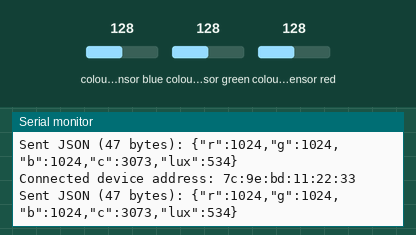
Bench run of a program on a simulated Arduino Uno R4 WiFi. On the bench: the last lines printed to the serial monitor. Inputs (shaded band) come from the test bench; at power-on: colour sensor blue 128, colour sensor green 128, colour sensor red 128. Nothing arrives over Bluetooth unless stated; a phone connects over Bluetooth LE 3 s after start.

Above: at 6.9 s.
7.0 s: colour sensor blue set to 5
At 8.8 s:
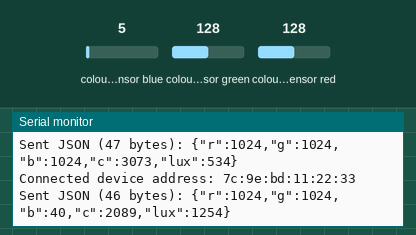
10.4 s: colour sensor green set to 5
At 13.2 s:
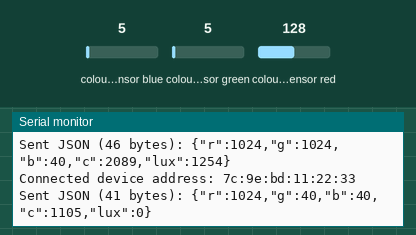
13.8 s: colour sensor red set to 5
At 15.4 s:
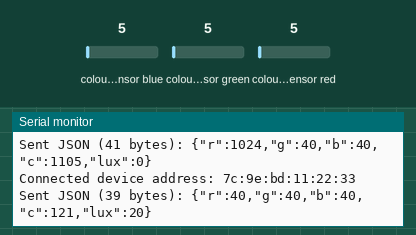
Timing chart, 0 to 16.9 s (numbered marks = the images above; inputs shaded):
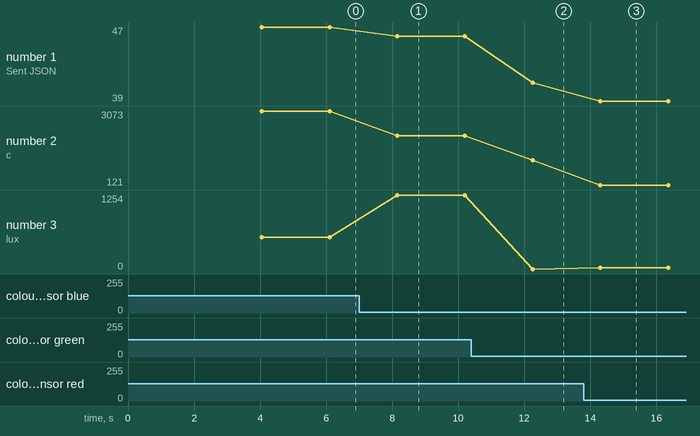

The program:

main.cpp
```cpp
#include <Adafruit_TCS34725.h>
#include <Arduino.h>
#include <ArduinoBLE.h>
#include <ArduinoJson.h>
#include <Wire.h>

BLEService bleColourService("57ef795b-76cf-41f0-96d3-a7fa66c8da76");
// BLE characteristic size: estimate max JSON size and add buffer
// Current JSON worst case: ~55 bytes, using 128 for future expansion
BLEStringCharacteristic bleColourChar("ae38c1be-6615-4461-9074-63b82a5457e4", BLERead | BLENotify, 128);

Adafruit_TCS34725 tcs = Adafruit_TCS34725(TCS34725_INTEGRATIONTIME_24MS, TCS34725_GAIN_1X);

void setup() {
    Serial.begin(9600);

    if (!tcs.begin()) {
        Serial.println("Tcs34725 module not found!");
        while (1);
    }

    while (!BLE.begin()) {
        Serial.println("Starting Bluetooth® Low Energy module failed!");
        while (1);
    }

    BLE.setLocalName("ColorSensor");
    BLE.setAdvertisedService(bleColourService);

    bleColourService.addCharacteristic(bleColourChar);
    BLE.addService(bleColourService);

    BLE.advertise();
    Serial.println("Bluetooth device active, waiting for connections...");
    Serial.println("Found Tcs34725 module");
}

void loop() {
    BLEDevice central = BLE.central();

    if (central && central.connected()) {
        Serial.print("Connected device address: ");
        Serial.println(central.address());

        uint16_t r, g, b, c, lux;
        tcs.getRawData(&r, &g, &b, &c);
        lux = tcs.calculateLux(r, g, b);

        JsonDocument doc;
        doc["r"] = r;
        doc["g"] = g;
        doc["b"] = b;
        doc["c"] = c;
        doc["lux"] = lux;

        String output;
        serializeJson(doc, output);

        // Safety check: warn if JSON is too large
        if (output.length() > 128) {
            Serial.print("WARNING: JSON too large (");
            Serial.print(output.length());
            Serial.println(" bytes). Increase characteristic size!");
        }

        bleColourChar.writeValue(output);

        Serial.print("Sent JSON (");
        Serial.print(output.length());
        Serial.print(" bytes): ");
        Serial.println(output);
    }

    delay(2000);
}
```

Measured:
- after the input at 7.0 s, the serial monitor: prints a new line after 1.2 s (image 1)
- after the input at 10.4 s, the serial monitor: prints a new line after 1.9 s (image 2)
- after the input at 13.8 s, the serial monitor: prints a new line after 0.51 s (image 3)
- plotted number 1: 47 → 46 after the input at 7.0 s, 46 → 41 after the input at 10.4 s, 41 → 39 after the input at 13.8 s
- plotted number 2: 3073 → 2089 after the input at 7.0 s, 2089 → 1105 after the input at 10.4 s, 1105 → 121 after the input at 13.8 s
- plotted number 3: 534 → 1254 after the input at 7.0 s, 1254 → 0 after the input at 10.4 s, 0 → 20 after the input at 13.8 s
